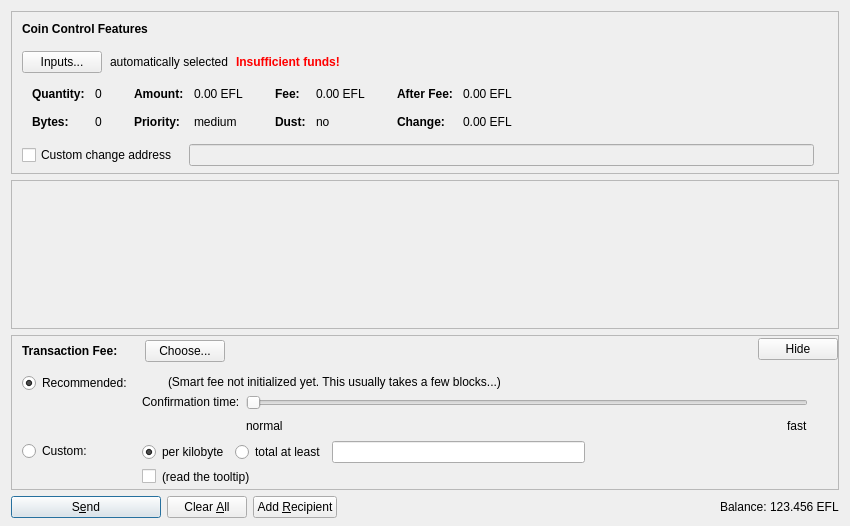
<?xml version="1.0" encoding="UTF-8"?>
<ui version="4.0">
 <class>SendCoinsDialog</class>
 <widget class="QDialog" name="SendCoinsDialog">
  <property name="geometry">
   <rect>
    <x>0</x>
    <y>0</y>
    <width>850</width>
    <height>526</height>
   </rect>
  </property>
  <property name="windowTitle">
   <string>Send Coins</string>
  </property>
  <layout class="QVBoxLayout" name="verticalLayout" stretch="0,1,0,0">
   <property name="bottomMargin">
    <number>8</number>
   </property>
   <item>
    <widget class="QFrame" name="frameCoinControl">
     <property name="sizePolicy">
      <sizepolicy hsizetype="Expanding" vsizetype="Expanding">
       <horstretch>0</horstretch>
       <verstretch>0</verstretch>
      </sizepolicy>
     </property>
     <property name="maximumSize">
      <size>
       <width>16777215</width>
       <height>16777215</height>
      </size>
     </property>
     <property name="frameShape">
      <enum>QFrame::StyledPanel</enum>
     </property>
     <property name="frameShadow">
      <enum>QFrame::Sunken</enum>
     </property>
     <layout class="QVBoxLayout" name="verticalLayoutCoinControl2">
      <property name="spacing">
       <number>0</number>
      </property>
      <property name="leftMargin">
       <number>0</number>
      </property>
      <property name="topMargin">
       <number>0</number>
      </property>
      <property name="rightMargin">
       <number>0</number>
      </property>
      <property name="bottomMargin">
       <number>6</number>
      </property>
      <item>
       <layout class="QVBoxLayout" name="verticalLayoutCoinControl" stretch="0,0,0,0,1">
        <property name="spacing">
         <number>0</number>
        </property>
        <property name="leftMargin">
         <number>10</number>
        </property>
        <property name="topMargin">
         <number>10</number>
        </property>
        <item>
         <layout class="QHBoxLayout" name="horizontalLayoutCoinControl1">
          <property name="bottomMargin">
           <number>15</number>
          </property>
          <item>
           <widget class="QLabel" name="labelCoinControlFeatures">
            <property name="sizePolicy">
             <sizepolicy hsizetype="Preferred" vsizetype="Maximum">
              <horstretch>0</horstretch>
              <verstretch>0</verstretch>
             </sizepolicy>
            </property>
            <property name="font">
             <font>
              <weight>75</weight>
              <bold>true</bold>
             </font>
            </property>
            <property name="styleSheet">
             <string notr="true">font-weight:bold;</string>
            </property>
            <property name="text">
             <string>Coin Control Features</string>
            </property>
           </widget>
          </item>
         </layout>
        </item>
        <item>
         <layout class="QHBoxLayout" name="horizontalLayoutCoinControl2" stretch="0,0,0,0">
          <property name="spacing">
           <number>8</number>
          </property>
          <property name="bottomMargin">
           <number>10</number>
          </property>
          <item>
           <widget class="QPushButton" name="pushButtonCoinControl">
            <property name="styleSheet">
             <string notr="true"/>
            </property>
            <property name="text">
             <string>Inputs...</string>
            </property>
            <property name="autoDefault">
             <bool>false</bool>
            </property>
           </widget>
          </item>
          <item>
           <widget class="QLabel" name="labelCoinControlAutomaticallySelected">
            <property name="text">
             <string>automatically selected</string>
            </property>
            <property name="margin">
             <number>5</number>
            </property>
           </widget>
          </item>
          <item>
           <widget class="QLabel" name="labelCoinControlInsuffFunds">
            <property name="font">
             <font>
              <weight>75</weight>
              <bold>true</bold>
             </font>
            </property>
            <property name="styleSheet">
             <string notr="true">color:red;font-weight:bold;</string>
            </property>
            <property name="text">
             <string>Insufficient funds!</string>
            </property>
            <property name="margin">
             <number>5</number>
            </property>
           </widget>
          </item>
          <item>
           <spacer name="horizontalSpacerCoinControl">
            <property name="orientation">
             <enum>Qt::Horizontal</enum>
            </property>
            <property name="sizeHint" stdset="0">
             <size>
              <width>40</width>
              <height>1</height>
             </size>
            </property>
           </spacer>
          </item>
         </layout>
        </item>
        <item>
         <widget class="QWidget" name="widgetCoinControl" native="true">
          <property name="sizePolicy">
           <sizepolicy hsizetype="Preferred" vsizetype="Preferred">
            <horstretch>0</horstretch>
            <verstretch>0</verstretch>
           </sizepolicy>
          </property>
          <property name="minimumSize">
           <size>
            <width>0</width>
            <height>0</height>
           </size>
          </property>
          <property name="styleSheet">
           <string notr="true"/>
          </property>
          <layout class="QHBoxLayout" name="horizontalLayoutCoinControl5">
           <property name="leftMargin">
            <number>0</number>
           </property>
           <property name="topMargin">
            <number>0</number>
           </property>
           <property name="rightMargin">
            <number>0</number>
           </property>
           <property name="bottomMargin">
            <number>0</number>
           </property>
           <item>
            <layout class="QHBoxLayout" name="horizontalLayoutCoinControl3" stretch="0,0,0,1">
             <property name="spacing">
              <number>20</number>
             </property>
             <property name="topMargin">
              <number>0</number>
             </property>
             <property name="bottomMargin">
              <number>10</number>
             </property>
             <item>
              <layout class="QFormLayout" name="formLayoutCoinControl1">
               <property name="horizontalSpacing">
                <number>10</number>
               </property>
               <property name="verticalSpacing">
                <number>14</number>
               </property>
               <property name="leftMargin">
                <number>10</number>
               </property>
               <property name="topMargin">
                <number>4</number>
               </property>
               <property name="rightMargin">
                <number>6</number>
               </property>
               <item row="0" column="0">
                <widget class="QLabel" name="labelCoinControlQuantityText">
                 <property name="font">
                  <font>
                   <weight>75</weight>
                   <bold>true</bold>
                  </font>
                 </property>
                 <property name="text">
                  <string>Quantity:</string>
                 </property>
                 <property name="margin">
                  <number>0</number>
                 </property>
                </widget>
               </item>
               <item row="0" column="1">
                <widget class="QLabel" name="labelCoinControlQuantity">
                 <property name="cursor">
                  <cursorShape>IBeamCursor</cursorShape>
                 </property>
                 <property name="contextMenuPolicy">
                  <enum>Qt::ActionsContextMenu</enum>
                 </property>
                 <property name="text">
                  <string notr="true">0</string>
                 </property>
                 <property name="margin">
                  <number>0</number>
                 </property>
                 <property name="textInteractionFlags">
                  <set>Qt::LinksAccessibleByMouse|Qt::TextSelectableByKeyboard|Qt::TextSelectableByMouse</set>
                 </property>
                </widget>
               </item>
               <item row="1" column="0">
                <widget class="QLabel" name="labelCoinControlBytesText">
                 <property name="font">
                  <font>
                   <weight>75</weight>
                   <bold>true</bold>
                  </font>
                 </property>
                 <property name="text">
                  <string>Bytes:</string>
                 </property>
                </widget>
               </item>
               <item row="1" column="1">
                <widget class="QLabel" name="labelCoinControlBytes">
                 <property name="cursor">
                  <cursorShape>IBeamCursor</cursorShape>
                 </property>
                 <property name="contextMenuPolicy">
                  <enum>Qt::ActionsContextMenu</enum>
                 </property>
                 <property name="text">
                  <string notr="true">0</string>
                 </property>
                 <property name="textInteractionFlags">
                  <set>Qt::LinksAccessibleByMouse|Qt::TextSelectableByKeyboard|Qt::TextSelectableByMouse</set>
                 </property>
                </widget>
               </item>
              </layout>
             </item>
             <item>
              <layout class="QFormLayout" name="formLayoutCoinControl2">
               <property name="horizontalSpacing">
                <number>10</number>
               </property>
               <property name="verticalSpacing">
                <number>14</number>
               </property>
               <property name="leftMargin">
                <number>6</number>
               </property>
               <property name="topMargin">
                <number>4</number>
               </property>
               <property name="rightMargin">
                <number>6</number>
               </property>
               <item row="0" column="0">
                <widget class="QLabel" name="labelCoinControlAmountText">
                 <property name="font">
                  <font>
                   <weight>75</weight>
                   <bold>true</bold>
                  </font>
                 </property>
                 <property name="text">
                  <string>Amount:</string>
                 </property>
                 <property name="margin">
                  <number>0</number>
                 </property>
                </widget>
               </item>
               <item row="0" column="1">
                <widget class="QLabel" name="labelCoinControlAmount">
                 <property name="cursor">
                  <cursorShape>IBeamCursor</cursorShape>
                 </property>
                 <property name="contextMenuPolicy">
                  <enum>Qt::ActionsContextMenu</enum>
                 </property>
                 <property name="text">
                  <string notr="true">0.00 EFL</string>
                 </property>
                 <property name="textInteractionFlags">
                  <set>Qt::LinksAccessibleByMouse|Qt::TextSelectableByKeyboard|Qt::TextSelectableByMouse</set>
                 </property>
                </widget>
               </item>
               <item row="1" column="0">
                <widget class="QLabel" name="labelCoinControlPriorityText">
                 <property name="font">
                  <font>
                   <weight>75</weight>
                   <bold>true</bold>
                  </font>
                 </property>
                 <property name="text">
                  <string>Priority:</string>
                 </property>
                </widget>
               </item>
               <item row="1" column="1">
                <widget class="QLabel" name="labelCoinControlPriority">
                 <property name="cursor">
                  <cursorShape>IBeamCursor</cursorShape>
                 </property>
                 <property name="contextMenuPolicy">
                  <enum>Qt::ActionsContextMenu</enum>
                 </property>
                 <property name="text">
                  <string notr="true">medium</string>
                 </property>
                 <property name="textInteractionFlags">
                  <set>Qt::LinksAccessibleByMouse|Qt::TextSelectableByKeyboard|Qt::TextSelectableByMouse</set>
                 </property>
                </widget>
               </item>
              </layout>
             </item>
             <item>
              <layout class="QFormLayout" name="formLayoutCoinControl3">
               <property name="horizontalSpacing">
                <number>10</number>
               </property>
               <property name="verticalSpacing">
                <number>14</number>
               </property>
               <property name="leftMargin">
                <number>6</number>
               </property>
               <property name="topMargin">
                <number>4</number>
               </property>
               <property name="rightMargin">
                <number>6</number>
               </property>
               <item row="0" column="0">
                <widget class="QLabel" name="labelCoinControlFeeText">
                 <property name="font">
                  <font>
                   <weight>75</weight>
                   <bold>true</bold>
                  </font>
                 </property>
                 <property name="text">
                  <string>Fee:</string>
                 </property>
                 <property name="margin">
                  <number>0</number>
                 </property>
                </widget>
               </item>
               <item row="0" column="1">
                <widget class="QLabel" name="labelCoinControlFee">
                 <property name="cursor">
                  <cursorShape>IBeamCursor</cursorShape>
                 </property>
                 <property name="contextMenuPolicy">
                  <enum>Qt::ActionsContextMenu</enum>
                 </property>
                 <property name="text">
                  <string notr="true">0.00 EFL</string>
                 </property>
                 <property name="textInteractionFlags">
                  <set>Qt::LinksAccessibleByMouse|Qt::TextSelectableByKeyboard|Qt::TextSelectableByMouse</set>
                 </property>
                </widget>
               </item>
               <item row="1" column="0">
                <widget class="QLabel" name="labelCoinControlLowOutputText">
                 <property name="font">
                  <font>
                   <weight>75</weight>
                   <bold>true</bold>
                  </font>
                 </property>
                 <property name="text">
                  <string>Dust:</string>
                 </property>
                </widget>
               </item>
               <item row="1" column="1">
                <widget class="QLabel" name="labelCoinControlLowOutput">
                 <property name="cursor">
                  <cursorShape>IBeamCursor</cursorShape>
                 </property>
                 <property name="contextMenuPolicy">
                  <enum>Qt::ActionsContextMenu</enum>
                 </property>
                 <property name="text">
                  <string notr="true">no</string>
                 </property>
                 <property name="textInteractionFlags">
                  <set>Qt::LinksAccessibleByMouse|Qt::TextSelectableByKeyboard|Qt::TextSelectableByMouse</set>
                 </property>
                </widget>
               </item>
              </layout>
             </item>
             <item>
              <layout class="QFormLayout" name="formLayoutCoinControl4">
               <property name="horizontalSpacing">
                <number>10</number>
               </property>
               <property name="verticalSpacing">
                <number>14</number>
               </property>
               <property name="leftMargin">
                <number>6</number>
               </property>
               <property name="topMargin">
                <number>4</number>
               </property>
               <property name="rightMargin">
                <number>6</number>
               </property>
               <item row="0" column="0">
                <widget class="QLabel" name="labelCoinControlAfterFeeText">
                 <property name="font">
                  <font>
                   <weight>75</weight>
                   <bold>true</bold>
                  </font>
                 </property>
                 <property name="text">
                  <string>After Fee:</string>
                 </property>
                 <property name="margin">
                  <number>0</number>
                 </property>
                </widget>
               </item>
               <item row="0" column="1">
                <widget class="QLabel" name="labelCoinControlAfterFee">
                 <property name="cursor">
                  <cursorShape>IBeamCursor</cursorShape>
                 </property>
                 <property name="contextMenuPolicy">
                  <enum>Qt::ActionsContextMenu</enum>
                 </property>
                 <property name="text">
                  <string notr="true">0.00 EFL</string>
                 </property>
                 <property name="textInteractionFlags">
                  <set>Qt::LinksAccessibleByMouse|Qt::TextSelectableByKeyboard|Qt::TextSelectableByMouse</set>
                 </property>
                </widget>
               </item>
               <item row="1" column="0">
                <widget class="QLabel" name="labelCoinControlChangeText">
                 <property name="font">
                  <font>
                   <weight>75</weight>
                   <bold>true</bold>
                  </font>
                 </property>
                 <property name="text">
                  <string>Change:</string>
                 </property>
                </widget>
               </item>
               <item row="1" column="1">
                <widget class="QLabel" name="labelCoinControlChange">
                 <property name="cursor">
                  <cursorShape>IBeamCursor</cursorShape>
                 </property>
                 <property name="contextMenuPolicy">
                  <enum>Qt::ActionsContextMenu</enum>
                 </property>
                 <property name="text">
                  <string notr="true">0.00 EFL</string>
                 </property>
                 <property name="textInteractionFlags">
                  <set>Qt::LinksAccessibleByMouse|Qt::TextSelectableByKeyboard|Qt::TextSelectableByMouse</set>
                 </property>
                </widget>
               </item>
              </layout>
             </item>
            </layout>
           </item>
          </layout>
         </widget>
        </item>
        <item>
         <layout class="QHBoxLayout" name="horizontalLayoutCoinControl4" stretch="0,0,0">
          <property name="spacing">
           <number>12</number>
          </property>
          <property name="sizeConstraint">
           <enum>QLayout::SetDefaultConstraint</enum>
          </property>
          <property name="topMargin">
           <number>5</number>
          </property>
          <property name="rightMargin">
           <number>5</number>
          </property>
          <item>
           <widget class="QCheckBox" name="checkBoxCoinControlChange">
            <property name="toolTip">
             <string>If this is activated, but the change address is empty or invalid, change will be sent to a newly generated address.</string>
            </property>
            <property name="text">
             <string>Custom change address</string>
            </property>
           </widget>
          </item>
          <item>
           <widget class="QValidatedLineEdit" name="lineEditCoinControlChange">
            <property name="enabled">
             <bool>false</bool>
            </property>
            <property name="sizePolicy">
             <sizepolicy hsizetype="Expanding" vsizetype="Fixed">
              <horstretch>0</horstretch>
              <verstretch>0</verstretch>
             </sizepolicy>
            </property>
           </widget>
          </item>
          <item>
           <widget class="QLabel" name="labelCoinControlChangeLabel">
            <property name="sizePolicy">
             <sizepolicy hsizetype="Preferred" vsizetype="Expanding">
              <horstretch>0</horstretch>
              <verstretch>0</verstretch>
             </sizepolicy>
            </property>
            <property name="minimumSize">
             <size>
              <width>0</width>
              <height>0</height>
             </size>
            </property>
            <property name="text">
             <string/>
            </property>
            <property name="margin">
             <number>3</number>
            </property>
           </widget>
          </item>
         </layout>
        </item>
        <item>
         <spacer name="verticalSpacerCoinControl">
          <property name="orientation">
           <enum>Qt::Vertical</enum>
          </property>
          <property name="sizeHint" stdset="0">
           <size>
            <width>800</width>
            <height>1</height>
           </size>
          </property>
         </spacer>
        </item>
       </layout>
      </item>
     </layout>
    </widget>
   </item>
   <item>
    <widget class="QScrollArea" name="scrollArea">
     <property name="widgetResizable">
      <bool>true</bool>
     </property>
     <widget class="QWidget" name="scrollAreaWidgetContents">
      <property name="geometry">
       <rect>
        <x>0</x>
        <y>0</y>
        <width>830</width>
        <height>104</height>
       </rect>
      </property>
      <layout class="QVBoxLayout" name="verticalLayout_2" stretch="0,1">
       <property name="leftMargin">
        <number>0</number>
       </property>
       <property name="topMargin">
        <number>0</number>
       </property>
       <property name="rightMargin">
        <number>0</number>
       </property>
       <property name="bottomMargin">
        <number>0</number>
       </property>
       <item>
        <layout class="QVBoxLayout" name="entries">
         <property name="spacing">
          <number>6</number>
         </property>
        </layout>
       </item>
       <item>
        <spacer name="verticalSpacer">
         <property name="orientation">
          <enum>Qt::Vertical</enum>
         </property>
         <property name="sizeHint" stdset="0">
          <size>
           <width>20</width>
           <height>40</height>
          </size>
         </property>
        </spacer>
       </item>
      </layout>
     </widget>
    </widget>
   </item>
   <item>
    <widget class="QFrame" name="frameFee">
     <property name="sizePolicy">
      <sizepolicy hsizetype="Expanding" vsizetype="Expanding">
       <horstretch>0</horstretch>
       <verstretch>0</verstretch>
      </sizepolicy>
     </property>
     <property name="maximumSize">
      <size>
       <width>16777215</width>
       <height>16777215</height>
      </size>
     </property>
     <property name="frameShape">
      <enum>QFrame::StyledPanel</enum>
     </property>
     <property name="frameShadow">
      <enum>QFrame::Sunken</enum>
     </property>
     <layout class="QVBoxLayout" name="verticalLayoutFee1">
      <property name="spacing">
       <number>0</number>
      </property>
      <property name="leftMargin">
       <number>0</number>
      </property>
      <property name="topMargin">
       <number>0</number>
      </property>
      <property name="rightMargin">
       <number>0</number>
      </property>
      <property name="bottomMargin">
       <number>0</number>
      </property>
      <item>
       <layout class="QVBoxLayout" name="verticalLayoutFee2" stretch="0,0,0">
        <property name="spacing">
         <number>0</number>
        </property>
        <property name="leftMargin">
         <number>10</number>
        </property>
        <property name="topMargin">
         <number>0</number>
        </property>
        <item>
         <layout class="QHBoxLayout" name="horizontalLayoutFee1">
          <property name="bottomMargin">
           <number>0</number>
          </property>
          <item>
           <layout class="QVBoxLayout" name="verticalLayoutFee7">
            <property name="spacing">
             <number>0</number>
            </property>
            <item>
             <spacer name="verticalSpacerSmartFee">
              <property name="orientation">
               <enum>Qt::Vertical</enum>
              </property>
              <property name="sizeType">
               <enum>QSizePolicy::Fixed</enum>
              </property>
              <property name="sizeHint" stdset="0">
               <size>
                <width>1</width>
                <height>4</height>
               </size>
              </property>
             </spacer>
            </item>
            <item>
             <layout class="QHBoxLayout" name="horizontalLayoutSmartFee">
              <property name="spacing">
               <number>10</number>
              </property>
              <item>
               <widget class="QLabel" name="labelFeeHeadline">
                <property name="sizePolicy">
                 <sizepolicy hsizetype="Preferred" vsizetype="Maximum">
                  <horstretch>0</horstretch>
                  <verstretch>0</verstretch>
                 </sizepolicy>
                </property>
                <property name="font">
                 <font>
                  <weight>75</weight>
                  <bold>true</bold>
                 </font>
                </property>
                <property name="styleSheet">
                 <string notr="true">font-weight:bold;</string>
                </property>
                <property name="text">
                 <string>Transaction Fee:</string>
                </property>
               </widget>
              </item>
              <item>
               <widget class="QLabel" name="labelFeeMinimized">
                <property name="text">
                 <string/>
                </property>
               </widget>
              </item>
              <item>
               <widget class="QPushButton" name="buttonChooseFee">
                <property name="text">
                 <string>Choose...</string>
                </property>
               </widget>
              </item>
             </layout>
            </item>
            <item>
             <spacer name="verticalSpacer_5">
              <property name="orientation">
               <enum>Qt::Vertical</enum>
              </property>
              <property name="sizeHint" stdset="0">
               <size>
                <width>1</width>
                <height>1</height>
               </size>
              </property>
             </spacer>
            </item>
           </layout>
          </item>
          <item>
           <spacer name="horizontalSpacer_4">
            <property name="orientation">
             <enum>Qt::Horizontal</enum>
            </property>
            <property name="sizeHint" stdset="0">
             <size>
              <width>40</width>
              <height>20</height>
             </size>
            </property>
           </spacer>
          </item>
          <item>
           <widget class="QPushButton" name="buttonMinimizeFee">
            <property name="toolTip">
             <string>collapse fee-settings</string>
            </property>
            <property name="text">
             <string>Hide</string>
            </property>
           </widget>
          </item>
         </layout>
        </item>
        <item>
         <widget class="QFrame" name="frameFeeSelection">
          <layout class="QVBoxLayout" name="verticalLayoutFee12">
           <property name="spacing">
            <number>0</number>
           </property>
           <property name="leftMargin">
            <number>0</number>
           </property>
           <property name="topMargin">
            <number>0</number>
           </property>
           <property name="rightMargin">
            <number>0</number>
           </property>
           <property name="bottomMargin">
            <number>0</number>
           </property>
           <item>
            <layout class="QGridLayout" name="gridLayoutFee">
             <property name="topMargin">
              <number>10</number>
             </property>
             <property name="bottomMargin">
              <number>4</number>
             </property>
             <property name="horizontalSpacing">
              <number>10</number>
             </property>
             <property name="verticalSpacing">
              <number>4</number>
             </property>
             <item row="1" column="1">
              <layout class="QVBoxLayout" name="verticalLayoutFee8">
               <property name="spacing">
                <number>6</number>
               </property>
               <item>
                <layout class="QHBoxLayout" name="horizontalLayoutFee13">
                 <item>
                  <widget class="QRadioButton" name="radioCustomPerKilobyte">
                   <property name="toolTip">
                    <string>If the custom fee is set to 1000 satoshis and the transaction is only 250 bytes, then &quot;per kilobyte&quot; only pays 250 satoshis in fee, while &quot;total at least&quot; pays 1000 satoshis. For transactions bigger than a kilobyte both pay by kilobyte.</string>
                   </property>
                   <property name="text">
                    <string>per kilobyte</string>
                   </property>
                   <property name="checked">
                    <bool>true</bool>
                   </property>
                   <attribute name="buttonGroup">
                    <string notr="true">groupCustomFee</string>
                   </attribute>
                  </widget>
                 </item>
                 <item>
                  <widget class="QRadioButton" name="radioCustomAtLeast">
                   <property name="toolTip">
                    <string>If the custom fee is set to 1000 satoshis and the transaction is only 250 bytes, then &quot;per kilobyte&quot; only pays 250 satoshis in fee, while &quot;total at least&quot; pays 1000 satoshis. For transactions bigger than a kilobyte both pay by kilobyte.</string>
                   </property>
                   <property name="text">
                    <string>total at least</string>
                   </property>
                   <attribute name="buttonGroup">
                    <string notr="true">groupCustomFee</string>
                   </attribute>
                  </widget>
                 </item>
                 <item>
                  <widget class="BitcoinAmountField" name="customFee"/>
                 </item>
                 <item>
                  <spacer name="horizontalSpacer_6">
                   <property name="orientation">
                    <enum>Qt::Horizontal</enum>
                   </property>
                   <property name="sizeHint" stdset="0">
                    <size>
                     <width>1</width>
                     <height>1</height>
                    </size>
                   </property>
                  </spacer>
                 </item>
                </layout>
               </item>
               <item>
                <layout class="QHBoxLayout" name="horizontalLayoutFee8">
                 <item>
                  <widget class="QCheckBox" name="checkBoxMinimumFee">
                   <property name="toolTip">
                    <string>Paying only the minimum fee is just fine as long as there is less transaction volume than space in the blocks. But be aware that this can end up in a never confirming transaction once there is more demand for egulden transactions than the network can process.</string>
                   </property>
                   <property name="text">
                    <string/>
                   </property>
                  </widget>
                 </item>
                 <item>
                  <widget class="QLabel" name="labelMinFeeWarning">
                   <property name="enabled">
                    <bool>true</bool>
                   </property>
                   <property name="toolTip">
                    <string>Paying only the minimum fee is just fine as long as there is less transaction volume than space in the blocks. But be aware that this can end up in a never confirming transaction once there is more demand for egulden transactions than the network can process.</string>
                   </property>
                   <property name="text">
                    <string>(read the tooltip)</string>
                   </property>
                   <property name="margin">
                    <number>5</number>
                   </property>
                  </widget>
                 </item>
                 <item>
                  <spacer name="horizontalSpacer_2">
                   <property name="orientation">
                    <enum>Qt::Horizontal</enum>
                   </property>
                   <property name="sizeHint" stdset="0">
                    <size>
                     <width>1</width>
                     <height>1</height>
                    </size>
                   </property>
                  </spacer>
                 </item>
                </layout>
               </item>
              </layout>
             </item>
             <item row="0" column="0">
              <layout class="QVBoxLayout" name="verticalLayoutFee4" stretch="0,1">
               <item>
                <widget class="QRadioButton" name="radioSmartFee">
                 <property name="text">
                  <string>Recommended:</string>
                 </property>
                 <property name="checked">
                  <bool>true</bool>
                 </property>
                 <attribute name="buttonGroup">
                  <string notr="true">groupFee</string>
                 </attribute>
                </widget>
               </item>
               <item>
                <spacer name="verticalSpacer_2">
                 <property name="orientation">
                  <enum>Qt::Vertical</enum>
                 </property>
                 <property name="sizeHint" stdset="0">
                  <size>
                   <width>1</width>
                   <height>1</height>
                  </size>
                 </property>
                </spacer>
               </item>
              </layout>
             </item>
             <item row="1" column="0">
              <layout class="QVBoxLayout" name="verticalLayoutFee9" stretch="0,1">
               <item>
                <widget class="QRadioButton" name="radioCustomFee">
                 <property name="text">
                  <string>Custom:</string>
                 </property>
                 <attribute name="buttonGroup">
                  <string notr="true">groupFee</string>
                 </attribute>
                </widget>
               </item>
               <item>
                <spacer name="verticalSpacer_6">
                 <property name="orientation">
                  <enum>Qt::Vertical</enum>
                 </property>
                 <property name="sizeHint" stdset="0">
                  <size>
                   <width>1</width>
                   <height>1</height>
                  </size>
                 </property>
                </spacer>
               </item>
              </layout>
             </item>
             <item row="0" column="1">
              <layout class="QVBoxLayout" name="verticalLayoutFee3" stretch="0,0,1">
               <property name="spacing">
                <number>6</number>
               </property>
               <property name="topMargin">
                <number>2</number>
               </property>
               <item>
                <layout class="QHBoxLayout" name="horizontalLayoutFee12">
                 <item>
                  <widget class="QLabel" name="labelSmartFee">
                   <property name="text">
                    <string/>
                   </property>
                   <property name="margin">
                    <number>2</number>
                   </property>
                  </widget>
                 </item>
                 <item>
                  <widget class="QLabel" name="labelFeeEstimation">
                   <property name="text">
                    <string/>
                   </property>
                  </widget>
                 </item>
                 <item>
                  <widget class="QLabel" name="labelSmartFee2">
                   <property name="text">
                    <string>(Smart fee not initialized yet. This usually takes a few blocks...)</string>
                   </property>
                   <property name="margin">
                    <number>2</number>
                   </property>
                  </widget>
                 </item>
                 <item>
                  <spacer name="horizontalSpacer_5">
                   <property name="orientation">
                    <enum>Qt::Horizontal</enum>
                   </property>
                   <property name="sizeHint" stdset="0">
                    <size>
                     <width>1</width>
                     <height>1</height>
                    </size>
                   </property>
                  </spacer>
                 </item>
                </layout>
               </item>
               <item>
                <layout class="QHBoxLayout" name="horizontalLayoutFee9">
                 <item>
                  <layout class="QVBoxLayout" name="verticalLayoutFee6">
                   <item>
                    <widget class="QLabel" name="labelSmartFee3">
                     <property name="text">
                      <string>Confirmation time:</string>
                     </property>
                     <property name="margin">
                      <number>2</number>
                     </property>
                    </widget>
                   </item>
                   <item>
                    <spacer name="verticalSpacer_3">
                     <property name="orientation">
                      <enum>Qt::Vertical</enum>
                     </property>
                     <property name="sizeHint" stdset="0">
                      <size>
                       <width>1</width>
                       <height>1</height>
                      </size>
                     </property>
                    </spacer>
                   </item>
                  </layout>
                 </item>
                 <item>
                  <layout class="QVBoxLayout" name="verticalLayoutFee5">
                   <property name="rightMargin">
                    <number>30</number>
                   </property>
                   <item>
                    <widget class="QSlider" name="sliderSmartFee">
                     <property name="minimum">
                      <number>0</number>
                     </property>
                     <property name="maximum">
                      <number>24</number>
                     </property>
                     <property name="pageStep">
                      <number>1</number>
                     </property>
                     <property name="value">
                      <number>0</number>
                     </property>
                     <property name="orientation">
                      <enum>Qt::Horizontal</enum>
                     </property>
                     <property name="invertedAppearance">
                      <bool>false</bool>
                     </property>
                     <property name="invertedControls">
                      <bool>false</bool>
                     </property>
                     <property name="tickPosition">
                      <enum>QSlider::NoTicks</enum>
                     </property>
                    </widget>
                   </item>
                   <item>
                    <layout class="QHBoxLayout" name="horizontalLayoutFee10">
                     <item>
                      <widget class="QLabel" name="labelSmartFeeNormal">
                       <property name="text">
                        <string>normal</string>
                       </property>
                      </widget>
                     </item>
                     <item>
                      <spacer name="horizontalSpacer_3">
                       <property name="orientation">
                        <enum>Qt::Horizontal</enum>
                       </property>
                       <property name="sizeHint" stdset="0">
                        <size>
                         <width>40</width>
                         <height>20</height>
                        </size>
                       </property>
                      </spacer>
                     </item>
                     <item>
                      <widget class="QLabel" name="labelSmartFeeFast">
                       <property name="text">
                        <string>fast</string>
                       </property>
                      </widget>
                     </item>
                    </layout>
                   </item>
                  </layout>
                 </item>
                </layout>
               </item>
               <item>
                <spacer name="verticalSpacer_4">
                 <property name="orientation">
                  <enum>Qt::Vertical</enum>
                 </property>
                 <property name="sizeHint" stdset="0">
                  <size>
                   <width>1</width>
                   <height>1</height>
                  </size>
                 </property>
                </spacer>
               </item>
              </layout>
             </item>
            </layout>
           </item>
          </layout>
         </widget>
        </item>
        <item>
         <spacer name="verticalSpacerFee">
          <property name="orientation">
           <enum>Qt::Vertical</enum>
          </property>
          <property name="sizeHint" stdset="0">
           <size>
            <width>800</width>
            <height>1</height>
           </size>
          </property>
         </spacer>
        </item>
       </layout>
      </item>
     </layout>
    </widget>
   </item>
   <item>
    <layout class="QHBoxLayout" name="horizontalLayout">
     <item>
      <widget class="QPushButton" name="sendButton">
       <property name="minimumSize">
        <size>
         <width>150</width>
         <height>0</height>
        </size>
       </property>
       <property name="toolTip">
        <string>Confirm the send action</string>
       </property>
       <property name="text">
        <string>S&amp;end</string>
       </property>
       <property name="icon">
        <iconset resource="../bitcoin.qrc">
         <normaloff>:/icons/send</normaloff>:/icons/send</iconset>
       </property>
       <property name="autoDefault">
        <bool>false</bool>
       </property>
       <property name="default">
        <bool>true</bool>
       </property>
      </widget>
     </item>
     <item>
      <widget class="QPushButton" name="clearButton">
       <property name="sizePolicy">
        <sizepolicy hsizetype="Minimum" vsizetype="Fixed">
         <horstretch>0</horstretch>
         <verstretch>0</verstretch>
        </sizepolicy>
       </property>
       <property name="toolTip">
        <string>Clear all fields of the form.</string>
       </property>
       <property name="text">
        <string>Clear &amp;All</string>
       </property>
       <property name="icon">
        <iconset resource="../bitcoin.qrc">
         <normaloff>:/icons/remove</normaloff>:/icons/remove</iconset>
       </property>
       <property name="autoDefault">
        <bool>false</bool>
       </property>
      </widget>
     </item>
     <item>
      <widget class="QPushButton" name="addButton">
       <property name="toolTip">
        <string>Send to multiple recipients at once</string>
       </property>
       <property name="text">
        <string>Add &amp;Recipient</string>
       </property>
       <property name="icon">
        <iconset resource="../bitcoin.qrc">
         <normaloff>:/icons/add</normaloff>:/icons/add</iconset>
       </property>
       <property name="autoDefault">
        <bool>false</bool>
       </property>
      </widget>
     </item>
     <item>
      <spacer name="horizontalSpacer">
       <property name="orientation">
        <enum>Qt::Horizontal</enum>
       </property>
       <property name="sizeHint" stdset="0">
        <size>
         <width>40</width>
         <height>20</height>
        </size>
       </property>
      </spacer>
     </item>
     <item>
      <layout class="QHBoxLayout" name="horizontalLayout_2">
       <property name="spacing">
        <number>3</number>
       </property>
       <item>
        <widget class="QLabel" name="label">
         <property name="sizePolicy">
          <sizepolicy hsizetype="Preferred" vsizetype="Fixed">
           <horstretch>0</horstretch>
           <verstretch>0</verstretch>
          </sizepolicy>
         </property>
         <property name="text">
          <string>Balance:</string>
         </property>
        </widget>
       </item>
       <item>
        <widget class="QLabel" name="labelBalance">
         <property name="sizePolicy">
          <sizepolicy hsizetype="Preferred" vsizetype="Fixed">
           <horstretch>0</horstretch>
           <verstretch>0</verstretch>
          </sizepolicy>
         </property>
         <property name="cursor">
          <cursorShape>IBeamCursor</cursorShape>
         </property>
         <property name="text">
          <string notr="true">123.456 EFL</string>
         </property>
         <property name="textInteractionFlags">
          <set>Qt::LinksAccessibleByMouse|Qt::TextSelectableByKeyboard|Qt::TextSelectableByMouse</set>
         </property>
        </widget>
       </item>
      </layout>
     </item>
    </layout>
   </item>
  </layout>
 </widget>
 <customwidgets>
  <customwidget>
   <class>QValidatedLineEdit</class>
   <extends>QLineEdit</extends>
   <header>qvalidatedlineedit.h</header>
  </customwidget>
  <customwidget>
   <class>BitcoinAmountField</class>
   <extends>QLineEdit</extends>
   <header>bitcoinamountfield.h</header>
   <container>1</container>
  </customwidget>
 </customwidgets>
 <resources>
  <include location="../bitcoin.qrc"/>
 </resources>
 <connections/>
 <buttongroups>
  <buttongroup name="groupFee"/>
  <buttongroup name="groupCustomFee"/>
 </buttongroups>
</ui>
